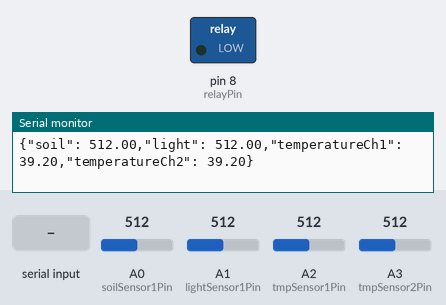
A sketch run on a simulated Arduino Uno, built with avr-gcc and run on an emulated ATmega328P. On the bench: switched loads named in the sketch (green lamp = pin HIGH), the last lines printed to the serial monitor. The inputs (shaded band) are chosen by the test bench; at power-on: A1 (lightSensor1Pin) = 512, A0 (soilSensor1Pin) = 512, A2 (tmpSensor1Pin) = 512, A3 (tmpSensor2Pin) = 512.

Above: at 1.2 s.
1.3 s: "lightOn" received over Serial
At 3.2 s:
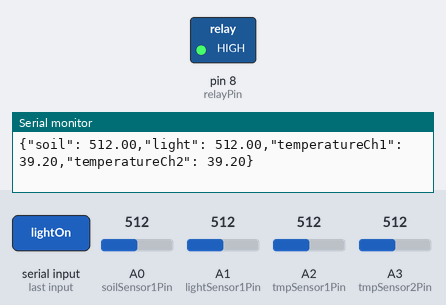
6.8 s: A1 (lightSensor1Pin) set to 110
8.3 s: A1 (lightSensor1Pin) set to 89
9.8 s: "lightOff" received over Serial
At 11.4 s:
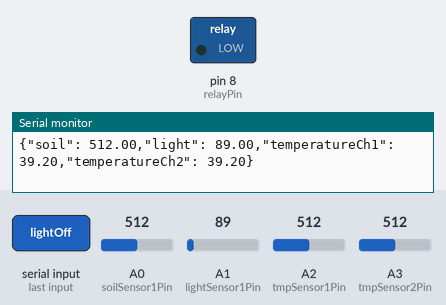
Timing chart, 0 to 12.9 s (numbered marks = the images above; inputs shaded):
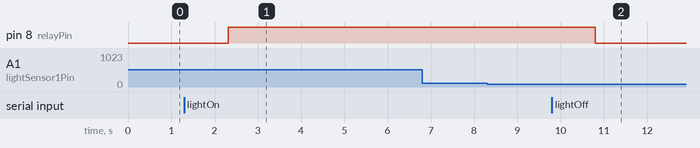

Measured:
- after the input at 1.3 s, pin 8 (relayPin): LOW → HIGH after 1.0 s
- after the input at 9.8 s, pin 8 (relayPin): HIGH → LOW after 1.0 s

The sketch:

plantSensorReader.ino
```cpp
#include <Wire.h>

int soilSensor1Pin = 0;
int lightSensor1Pin = 1;
int tmpSensor1Pin = 2;
int tmpSensor2Pin = 3;
int relayPin = 8;

float soilSensor1Value = 0.0;
float lightSensor1Value = 0.0;
float tmpSensor1Value = 0.0;
float tmpSensor2Value = 0.0;

bool lightOn = false;

void setup() {
  Serial.begin(115200);
  pinMode(relayPin, OUTPUT);
}

float handleTmp36Value(int rawValue) {
  float voltage = rawValue * 5;
  voltage /= 1024.0;
  float tempC = (voltage - 0.5) * 100;

  return ((9.0 / 5.0) * tempC + 32.0);
}

void loop() {

  if(Serial.available() > 0) {
    String incomingMsg = Serial.readString();
    if(incomingMsg.substring(0) == "lightOn") {
      if(!lightOn) {
        lightOn = true;
        digitalWrite(relayPin, HIGH);
      }
    }
    if(incomingMsg.substring(0) == "lightOff") {
      if(lightOn) {
        lightOn = false;
        digitalWrite(relayPin, LOW);
      }
    }

  }
  soilSensor1Value = analogRead(soilSensor1Pin);
  lightSensor1Value = analogRead(lightSensor1Pin);
  tmpSensor1Value = analogRead(tmpSensor1Pin);
  tmpSensor2Value = analogRead(tmpSensor2Pin);

  tmpSensor1Value = handleTmp36Value(tmpSensor1Value)/10;
  tmpSensor2Value = handleTmp36Value(tmpSensor2Value)/10;

  String returnString = "{\"soil\": ";
  returnString += soilSensor1Value;
  returnString += ",\"light\": ";
  returnString += lightSensor1Value;
  returnString += ",\"temperatureCh1\": ";
  returnString += tmpSensor1Value;
  returnString += ",\"temperatureCh2\": ";
  returnString += tmpSensor2Value;
  returnString += "}";
  Serial.println(returnString);

  delay(50);
}
```
